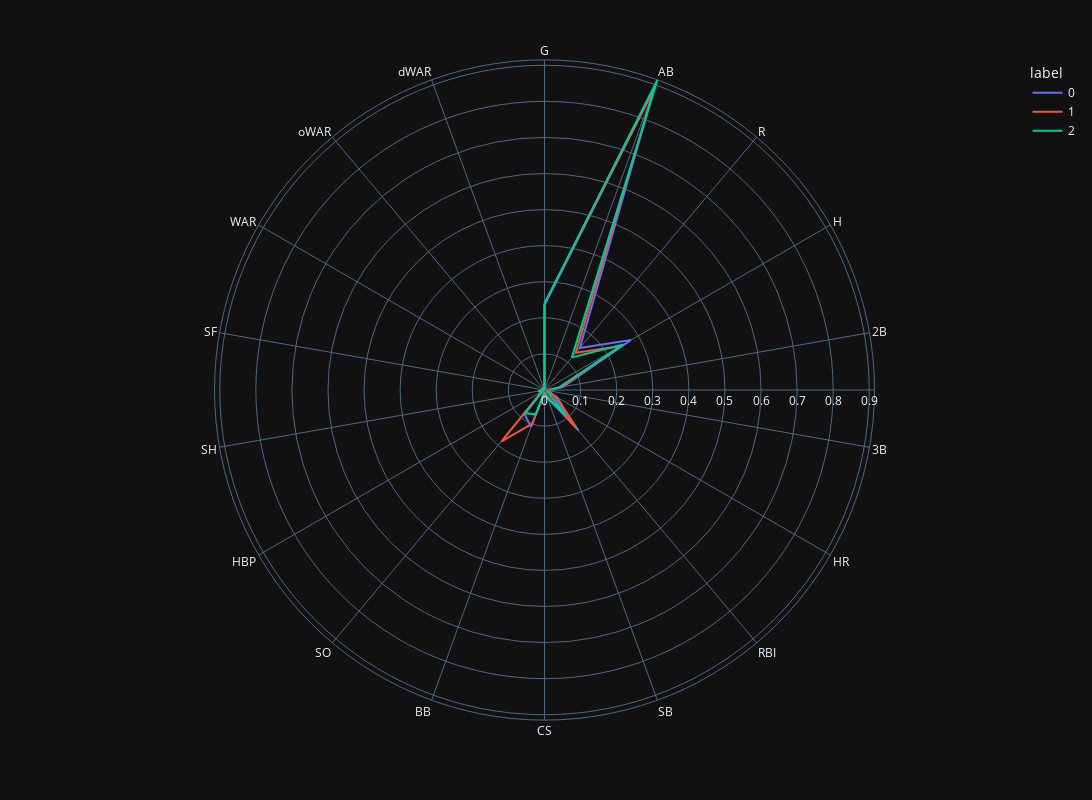

This figure's notebook cell:
### Code cell
kmeans.fit(batting_heavy_abvanced_main_norm)
batting_heavy_abvanced_main_norm['label']=kmeans.labels_
polar=batting_heavy_abvanced_main_norm.groupby("label").mean().reset_index()
polar=pd.melt(polar,id_vars=["label"])
fig4 = px.line_polar(polar, r="value", theta="variable", color="label", line_close=True,height=800,width=1200)
fig4.show()

### Figure 1 — Plotly figure (JSON) as saved in the notebook; plotly's stock layout.template omitted (floating-point values rounded to 4 significant figures)
{"data": [{"hovertemplate": "label=0<br>value=%{r}<br>variable=%{theta}<extra></extra>", "legendgroup": "0", "line": {"color": "#636efa", "dash": "solid"}, "marker": {"symbol": "circle"}, "mode": "lines", "name": "0", "r": [0.2346, 0.8909, 0.1522, 0.2769, 0.0521, 0.01078, 0.0276, 0.1461, 0.02158, 0.006522, 0.1081, 0.08643, 0.006543, 0.01009, 0.004694, 0.007733, 0.007415, 5.021e-05, 0.2346], "showlegend": true, "subplot": "polar", "theta": ["G", "AB", "R", "H", "2B", "3B", "HR", "RBI", "SB", "CS", "BB", "SO", "HBP", "SH", "SF", "WAR", "oWAR", "dWAR", "G"], "type": "scatterpolar"}, {"hovertemplate": "label=1<br>value=%{r}<br>variable=%{theta}<extra></extra>", "legendgroup": "1", "line": {"color": "#EF553B", "dash": "solid"}, "marker": {"symbol": "circle"}, "mode": "lines", "name": "1", "r": [0.2392, 0.8902, 0.1347, 0.2419, 0.04691, 0.005436, 0.03907, 0.1377, 0.01536, 0.006479, 0.09894, 0.1864, 0.008335, 0.002824, 0.00775, 0.005316, 0.0052, -0.0001756, 0.2392], "showlegend": true, "subplot": "polar", "theta": ["G", "AB", "R", "H", "2B", "3B", "HR", "RBI", "SB", "CS", "BB", "SO", "HBP", "SH", "SF", "WAR", "oWAR", "dWAR", "G"], "type": "scatterpolar"}, {"hovertemplate": "label=2<br>value=%{r}<br>variable=%{theta}<extra></extra>", "legendgroup": "2", "line": {"color": "#00cc96", "dash": "solid"}, "marker": {"symbol": "circle"}, "mode": "lines", "name": "2", "r": [0.2399, 0.9146, 0.1179, 0.252, 0.04054, 0.01009, 0.01032, 0.09279, 0.02481, 0.007756, 0.07115, 0.08372, 0.005779, 0.0178, 0.003443, 0.00373, 0.003447, 0.0005526, 0.2399], "showlegend": true, "subplot": "polar", "theta": ["G", "AB", "R", "H", "2B", "3B", "HR", "RBI", "SB", "CS", "BB", "SO", "HBP", "SH", "SF", "WAR", "oWAR", "dWAR", "G"], "type": "scatterpolar"}], "layout": {"polar": {"domain": {"x": [0.0, 1.0], "y": [0.0, 1.0]}, "angularaxis": {"direction": "clockwise", "rotation": 90}}, "legend": {"title": {"text": "label"}, "tracegroupgap": 0}, "margin": {"t": 60}, "height": 800, "width": 1200}}
